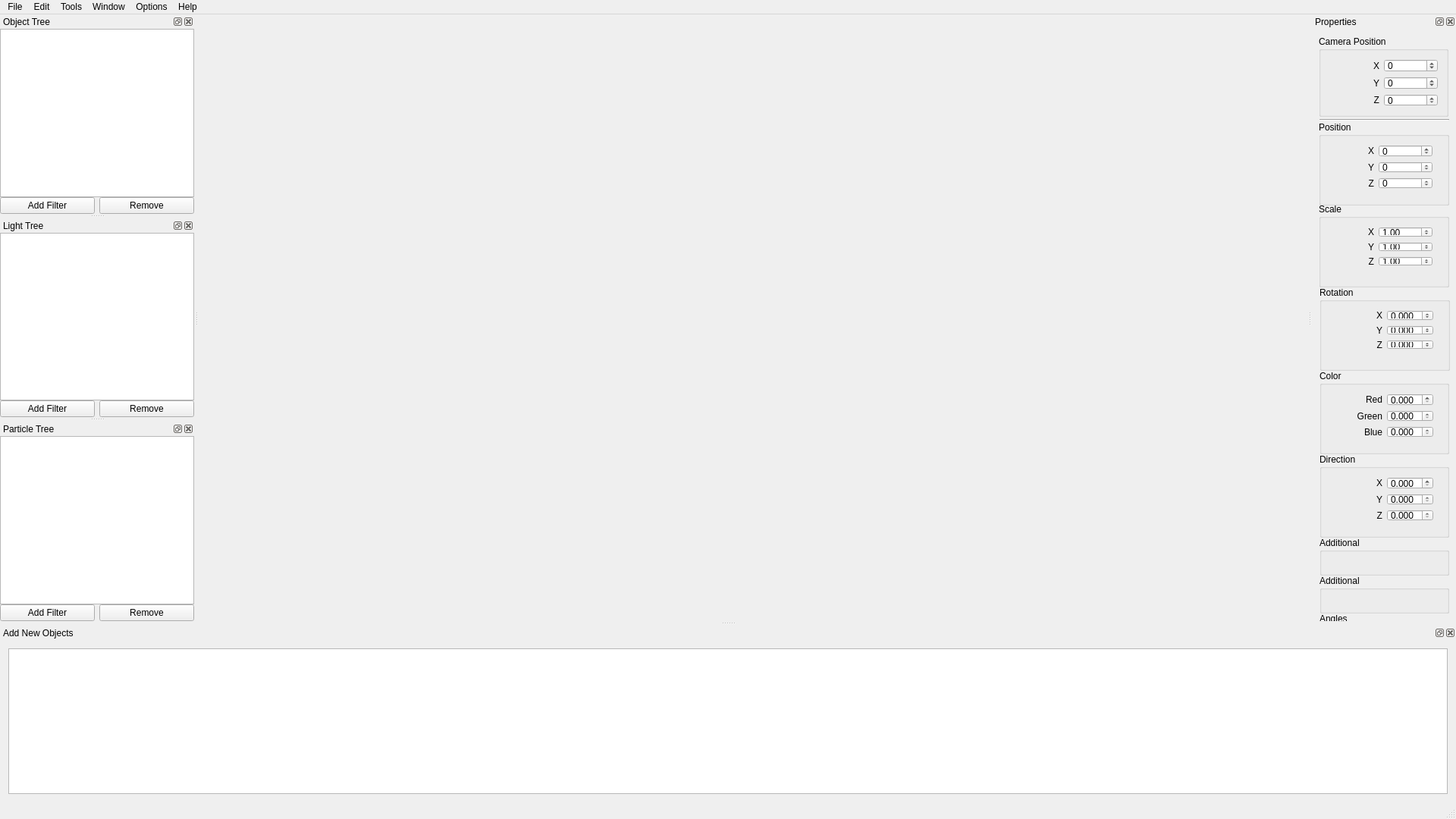
<?xml version="1.0" encoding="UTF-8"?>
<ui version="4.0">
 <class>MainWindow</class>
 <widget class="QMainWindow" name="MainWindow">
  <property name="geometry">
   <rect>
    <x>0</x>
    <y>0</y>
    <width>1920</width>
    <height>1080</height>
   </rect>
  </property>
  <property name="windowTitle">
   <string>MainWindow</string>
  </property>
  <property name="animated">
   <bool>false</bool>
  </property>
  <widget class="QWidget" name="centralWidget">
   <layout class="QVBoxLayout" name="verticalLayout">
    <property name="leftMargin">
     <number>0</number>
    </property>
    <property name="topMargin">
     <number>0</number>
    </property>
    <property name="rightMargin">
     <number>0</number>
    </property>
    <property name="bottomMargin">
     <number>0</number>
    </property>
    <item>
     <widget class="MyDX11Widget" name="m_RenderWidget" native="true">
      <property name="sizePolicy">
       <sizepolicy hsizetype="Preferred" vsizetype="Preferred">
        <horstretch>0</horstretch>
        <verstretch>0</verstretch>
       </sizepolicy>
      </property>
     </widget>
    </item>
   </layout>
  </widget>
  <widget class="QMenuBar" name="menuBar">
   <property name="geometry">
    <rect>
     <x>0</x>
     <y>0</y>
     <width>1920</width>
     <height>21</height>
    </rect>
   </property>
   <widget class="QMenu" name="menuFile">
    <property name="title">
     <string>File</string>
    </property>
    <addaction name="actionOpen"/>
    <addaction name="actionSave_2"/>
    <addaction name="actionSave"/>
    <addaction name="separator"/>
    <addaction name="actionExit"/>
   </widget>
   <widget class="QMenu" name="menuEdit">
    <property name="title">
     <string>Edit</string>
    </property>
   </widget>
   <widget class="QMenu" name="menuTools">
    <property name="title">
     <string>Tools</string>
    </property>
   </widget>
   <widget class="QMenu" name="menuOptions">
    <property name="title">
     <string>Options</string>
    </property>
   </widget>
   <widget class="QMenu" name="menuHelp">
    <property name="title">
     <string>Help</string>
    </property>
   </widget>
   <widget class="QMenu" name="menuView">
    <property name="title">
     <string>Window</string>
    </property>
    <addaction name="actionObject_Tree"/>
    <addaction name="actionLight_Tree"/>
    <addaction name="actionParticle_Tree"/>
    <addaction name="actionProperties"/>
    <addaction name="actionAdd_Object"/>
   </widget>
   <addaction name="menuFile"/>
   <addaction name="menuEdit"/>
   <addaction name="menuTools"/>
   <addaction name="menuView"/>
   <addaction name="menuOptions"/>
   <addaction name="menuHelp"/>
  </widget>
  <widget class="QStatusBar" name="statusBar"/>
  <widget class="QDockWidget" name="m_ObjectDockableWidget">
   <property name="windowTitle">
    <string>Object Tree</string>
   </property>
   <attribute name="dockWidgetArea">
    <number>1</number>
   </attribute>
   <widget class="QWidget" name="dockWidgetContents">
    <layout class="QGridLayout" name="gridLayout">
     <property name="leftMargin">
      <number>0</number>
     </property>
     <property name="topMargin">
      <number>0</number>
     </property>
     <property name="rightMargin">
      <number>0</number>
     </property>
     <property name="bottomMargin">
      <number>0</number>
     </property>
     <property name="spacing">
      <number>0</number>
     </property>
     <item row="1" column="0">
      <layout class="QHBoxLayout" name="horizontalLayout">
       <item>
        <widget class="QPushButton" name="m_ObjectTreeAddButton">
         <property name="toolTip">
          <string>Add a new filter</string>
         </property>
         <property name="text">
          <string>Add Filter</string>
         </property>
        </widget>
       </item>
       <item>
        <widget class="QPushButton" name="m_ObjectTreeRemoveButton">
         <property name="toolTip">
          <string>Remove item(s) or filter(s)</string>
         </property>
         <property name="text">
          <string>Remove</string>
         </property>
        </widget>
       </item>
      </layout>
     </item>
     <item row="0" column="0">
      <widget class="Tree" name="m_ObjectTree">
       <property name="styleSheet">
        <string notr="true"> QTreeView::branch:has-siblings:!adjoins-item {
     border-image: url(:/Pictures/Assets/stylesheet-vline.png) 0;
 }

 QTreeView::branch:has-siblings:adjoins-item {
     border-image:url(:/Pictures/Assets/stylesheet-branch-more.png) 0;
 }

 QTreeView::branch:!has-children:!has-siblings:adjoins-item {
     border-image: url(:/Pictures/Assets/stylesheet-branch-end.png) 0;
 }

 QTreeView::branch:has-children:!has-siblings:closed,
 QTreeView::branch:closed:has-children:has-siblings {
         border-image: none;
         image:url(:/Pictures/Assets/stylesheet-branch-closed.png);
 }

 QTreeView::branch:open:has-children:!has-siblings,
 QTreeView::branch:open:has-children:has-siblings  {
         border-image: none;
         image:url(:/Pictures/Assets/stylesheet-branch-open.png);
 }</string>
       </property>
       <property name="verticalScrollBarPolicy">
        <enum>Qt::ScrollBarAsNeeded</enum>
       </property>
       <property name="horizontalScrollBarPolicy">
        <enum>Qt::ScrollBarAsNeeded</enum>
       </property>
       <property name="dragEnabled">
        <bool>true</bool>
       </property>
       <property name="dragDropMode">
        <enum>QAbstractItemView::InternalMove</enum>
       </property>
       <property name="selectionMode">
        <enum>QAbstractItemView::ExtendedSelection</enum>
       </property>
       <attribute name="headerVisible">
        <bool>false</bool>
       </attribute>
       <column>
        <property name="text">
         <string notr="true">1</string>
        </property>
       </column>
      </widget>
     </item>
    </layout>
   </widget>
  </widget>
  <widget class="QDockWidget" name="m_ObjectTableDockableWidget">
   <property name="allowedAreas">
    <set>Qt::AllDockWidgetAreas</set>
   </property>
   <property name="windowTitle">
    <string>Add New Objects</string>
   </property>
   <attribute name="dockWidgetArea">
    <number>8</number>
   </attribute>
   <widget class="QWidget" name="dockWidgetContents_3">
    <layout class="QGridLayout" name="gridLayout_3">
     <item row="0" column="0">
      <widget class="Table" name="m_ObjectTable">
       <property name="editTriggers">
        <set>QAbstractItemView::NoEditTriggers</set>
       </property>
       <property name="selectionMode">
        <enum>QAbstractItemView::ExtendedSelection</enum>
       </property>
       <property name="showGrid">
        <bool>false</bool>
       </property>
       <property name="gridStyle">
        <enum>Qt::NoPen</enum>
       </property>
       <property name="cornerButtonEnabled">
        <bool>false</bool>
       </property>
       <property name="rowCount">
        <number>1</number>
       </property>
       <property name="columnCount">
        <number>0</number>
       </property>
       <attribute name="horizontalHeaderVisible">
        <bool>false</bool>
       </attribute>
       <attribute name="verticalHeaderVisible">
        <bool>false</bool>
       </attribute>
       <row/>
      </widget>
     </item>
    </layout>
   </widget>
  </widget>
  <widget class="QDockWidget" name="m_PropertiesDockableWidget">
   <property name="sizePolicy">
    <sizepolicy hsizetype="Preferred" vsizetype="Preferred">
     <horstretch>0</horstretch>
     <verstretch>0</verstretch>
    </sizepolicy>
   </property>
   <property name="minimumSize">
    <size>
     <width>190</width>
     <height>204</height>
    </size>
   </property>
   <property name="windowTitle">
    <string>Properties</string>
   </property>
   <attribute name="dockWidgetArea">
    <number>2</number>
   </attribute>
   <widget class="QWidget" name="dockWidgetContents_4">
    <widget class="QGroupBox" name="CameraPositionBox">
     <property name="geometry">
      <rect>
       <x>9</x>
       <y>9</y>
       <width>171</width>
       <height>107</height>
      </rect>
     </property>
     <property name="sizePolicy">
      <sizepolicy hsizetype="Preferred" vsizetype="Preferred">
       <horstretch>0</horstretch>
       <verstretch>0</verstretch>
      </sizepolicy>
     </property>
     <property name="title">
      <string>Camera Position</string>
     </property>
     <layout class="QGridLayout" name="gridLayout_4">
      <item row="0" column="0">
       <layout class="QGridLayout" name="gridLayout_2">
        <item row="1" column="0">
         <widget class="QLabel" name="label_3">
          <property name="text">
           <string>Y</string>
          </property>
          <property name="alignment">
           <set>Qt::AlignRight|Qt::AlignTrailing|Qt::AlignVCenter</set>
          </property>
         </widget>
        </item>
        <item row="2" column="0">
         <widget class="QLabel" name="label_2">
          <property name="text">
           <string>Z</string>
          </property>
          <property name="alignment">
           <set>Qt::AlignRight|Qt::AlignTrailing|Qt::AlignVCenter</set>
          </property>
         </widget>
        </item>
        <item row="0" column="0">
         <widget class="QLabel" name="label">
          <property name="text">
           <string>X</string>
          </property>
          <property name="alignment">
           <set>Qt::AlignRight|Qt::AlignTrailing|Qt::AlignVCenter</set>
          </property>
         </widget>
        </item>
        <item row="0" column="1">
         <widget class="QDoubleSpinBox" name="m_CameraPositionXBox">
          <property name="maximumSize">
           <size>
            <width>71</width>
            <height>16777215</height>
           </size>
          </property>
          <property name="toolTip">
           <string>Edit value</string>
          </property>
          <property name="frame">
           <bool>true</bool>
          </property>
          <property name="buttonSymbols">
           <enum>QAbstractSpinBox::UpDownArrows</enum>
          </property>
          <property name="decimals">
           <number>0</number>
          </property>
          <property name="minimum">
           <double>-999999.000000000000000</double>
          </property>
          <property name="maximum">
           <double>999999.000000000000000</double>
          </property>
         </widget>
        </item>
        <item row="1" column="1">
         <widget class="QDoubleSpinBox" name="m_CameraPositionYBox">
          <property name="maximumSize">
           <size>
            <width>71</width>
            <height>16777215</height>
           </size>
          </property>
          <property name="toolTip">
           <string>Edit value</string>
          </property>
          <property name="frame">
           <bool>true</bool>
          </property>
          <property name="buttonSymbols">
           <enum>QAbstractSpinBox::UpDownArrows</enum>
          </property>
          <property name="decimals">
           <number>0</number>
          </property>
          <property name="minimum">
           <double>-999999.000000000000000</double>
          </property>
          <property name="maximum">
           <double>999999.000000000000000</double>
          </property>
         </widget>
        </item>
        <item row="2" column="1">
         <widget class="QDoubleSpinBox" name="m_CameraPositionZBox">
          <property name="maximumSize">
           <size>
            <width>71</width>
            <height>16777215</height>
           </size>
          </property>
          <property name="toolTip">
           <string>Edit value</string>
          </property>
          <property name="frame">
           <bool>true</bool>
          </property>
          <property name="buttonSymbols">
           <enum>QAbstractSpinBox::UpDownArrows</enum>
          </property>
          <property name="decimals">
           <number>0</number>
          </property>
          <property name="minimum">
           <double>-999999.000000000000000</double>
          </property>
          <property name="maximum">
           <double>999999.000000000000000</double>
          </property>
         </widget>
        </item>
       </layout>
      </item>
     </layout>
    </widget>
    <widget class="QGroupBox" name="PositionBox">
     <property name="geometry">
      <rect>
       <x>9</x>
       <y>122</y>
       <width>172</width>
       <height>111</height>
      </rect>
     </property>
     <property name="title">
      <string>Position</string>
     </property>
     <widget class="QWidget" name="gridLayoutWidget_2">
      <property name="geometry">
       <rect>
        <x>10</x>
        <y>20</y>
        <width>151</width>
        <height>80</height>
       </rect>
      </property>
      <layout class="QGridLayout" name="gridLayout_5">
       <item row="1" column="0">
        <widget class="QLabel" name="label_5">
         <property name="text">
          <string>Y</string>
         </property>
         <property name="alignment">
          <set>Qt::AlignRight|Qt::AlignTrailing|Qt::AlignVCenter</set>
         </property>
        </widget>
       </item>
       <item row="2" column="0">
        <widget class="QLabel" name="label_6">
         <property name="text">
          <string>Z</string>
         </property>
         <property name="alignment">
          <set>Qt::AlignRight|Qt::AlignTrailing|Qt::AlignVCenter</set>
         </property>
        </widget>
       </item>
       <item row="0" column="0">
        <widget class="QLabel" name="label_4">
         <property name="text">
          <string>X</string>
         </property>
         <property name="alignment">
          <set>Qt::AlignRight|Qt::AlignTrailing|Qt::AlignVCenter</set>
         </property>
        </widget>
       </item>
       <item row="0" column="1">
        <widget class="QDoubleSpinBox" name="m_ObjectPositionXBox">
         <property name="maximumSize">
          <size>
           <width>71</width>
           <height>16777215</height>
          </size>
         </property>
         <property name="toolTip">
          <string>Edit value</string>
         </property>
         <property name="buttonSymbols">
          <enum>QAbstractSpinBox::UpDownArrows</enum>
         </property>
         <property name="decimals">
          <number>0</number>
         </property>
         <property name="minimum">
          <double>-999999.000000000000000</double>
         </property>
         <property name="maximum">
          <double>999999.000000000000000</double>
         </property>
        </widget>
       </item>
       <item row="1" column="1">
        <widget class="QDoubleSpinBox" name="m_ObjectPositionYBox">
         <property name="maximumSize">
          <size>
           <width>71</width>
           <height>16777215</height>
          </size>
         </property>
         <property name="toolTip">
          <string>Edit value</string>
         </property>
         <property name="buttonSymbols">
          <enum>QAbstractSpinBox::UpDownArrows</enum>
         </property>
         <property name="decimals">
          <number>0</number>
         </property>
         <property name="minimum">
          <double>-999999.000000000000000</double>
         </property>
         <property name="maximum">
          <double>999999.000000000000000</double>
         </property>
        </widget>
       </item>
       <item row="2" column="1">
        <widget class="QDoubleSpinBox" name="m_ObjectPositionZBox">
         <property name="maximumSize">
          <size>
           <width>71</width>
           <height>16777215</height>
          </size>
         </property>
         <property name="toolTip">
          <string>Edit value</string>
         </property>
         <property name="buttonSymbols">
          <enum>QAbstractSpinBox::UpDownArrows</enum>
         </property>
         <property name="decimals">
          <number>0</number>
         </property>
         <property name="minimum">
          <double>-999999.000000000000000</double>
         </property>
         <property name="maximum">
          <double>999999.000000000000000</double>
         </property>
        </widget>
       </item>
      </layout>
     </widget>
    </widget>
    <widget class="QGroupBox" name="ScaleBox">
     <property name="geometry">
      <rect>
       <x>9</x>
       <y>230</y>
       <width>172</width>
       <height>111</height>
      </rect>
     </property>
     <property name="title">
      <string>Scale</string>
     </property>
     <widget class="QWidget" name="gridLayoutWidget_3">
      <property name="geometry">
       <rect>
        <x>10</x>
        <y>20</y>
        <width>151</width>
        <height>74</height>
       </rect>
      </property>
      <layout class="QGridLayout" name="gridLayout_6">
       <item row="1" column="0">
        <widget class="QLabel" name="label_7">
         <property name="text">
          <string>Y</string>
         </property>
         <property name="alignment">
          <set>Qt::AlignRight|Qt::AlignTrailing|Qt::AlignVCenter</set>
         </property>
        </widget>
       </item>
       <item row="2" column="0">
        <widget class="QLabel" name="label_8">
         <property name="text">
          <string>Z</string>
         </property>
         <property name="alignment">
          <set>Qt::AlignRight|Qt::AlignTrailing|Qt::AlignVCenter</set>
         </property>
        </widget>
       </item>
       <item row="0" column="0">
        <widget class="QLabel" name="label_9">
         <property name="text">
          <string>X</string>
         </property>
         <property name="alignment">
          <set>Qt::AlignRight|Qt::AlignTrailing|Qt::AlignVCenter</set>
         </property>
        </widget>
       </item>
       <item row="0" column="1">
        <widget class="QDoubleSpinBox" name="m_ObjectScaleXBox">
         <property name="maximumSize">
          <size>
           <width>71</width>
           <height>16777215</height>
          </size>
         </property>
         <property name="toolTip">
          <string>Edit value</string>
         </property>
         <property name="buttonSymbols">
          <enum>QAbstractSpinBox::UpDownArrows</enum>
         </property>
         <property name="decimals">
          <number>2</number>
         </property>
         <property name="minimum">
          <double>-999999.000000000000000</double>
         </property>
         <property name="maximum">
          <double>999999.000000000000000</double>
         </property>
         <property name="value">
          <double>1.000000000000000</double>
         </property>
        </widget>
       </item>
       <item row="1" column="1">
        <widget class="QDoubleSpinBox" name="m_ObjectScaleYBox">
         <property name="maximumSize">
          <size>
           <width>71</width>
           <height>16777215</height>
          </size>
         </property>
         <property name="toolTip">
          <string>Edit value</string>
         </property>
         <property name="buttonSymbols">
          <enum>QAbstractSpinBox::UpDownArrows</enum>
         </property>
         <property name="decimals">
          <number>2</number>
         </property>
         <property name="minimum">
          <double>-999999.000000000000000</double>
         </property>
         <property name="maximum">
          <double>999999.000000000000000</double>
         </property>
         <property name="value">
          <double>1.000000000000000</double>
         </property>
        </widget>
       </item>
       <item row="2" column="1">
        <widget class="QDoubleSpinBox" name="m_ObjectScaleZBox">
         <property name="maximumSize">
          <size>
           <width>71</width>
           <height>16777215</height>
          </size>
         </property>
         <property name="toolTip">
          <string>Edit value</string>
         </property>
         <property name="buttonSymbols">
          <enum>QAbstractSpinBox::UpDownArrows</enum>
         </property>
         <property name="decimals">
          <number>2</number>
         </property>
         <property name="minimum">
          <double>-999999.000000000000000</double>
         </property>
         <property name="maximum">
          <double>999999.000000000000000</double>
         </property>
         <property name="value">
          <double>1.000000000000000</double>
         </property>
        </widget>
       </item>
      </layout>
     </widget>
    </widget>
    <widget class="QGroupBox" name="RotationBox">
     <property name="geometry">
      <rect>
       <x>10</x>
       <y>340</y>
       <width>172</width>
       <height>111</height>
      </rect>
     </property>
     <property name="title">
      <string>Rotation</string>
     </property>
     <widget class="QWidget" name="gridLayoutWidget_4">
      <property name="geometry">
       <rect>
        <x>10</x>
        <y>20</y>
        <width>151</width>
        <height>74</height>
       </rect>
      </property>
      <layout class="QGridLayout" name="gridLayout_7">
       <item row="0" column="0">
        <widget class="QLabel" name="label_10">
         <property name="text">
          <string>X</string>
         </property>
         <property name="alignment">
          <set>Qt::AlignRight|Qt::AlignTrailing|Qt::AlignVCenter</set>
         </property>
        </widget>
       </item>
       <item row="1" column="0">
        <widget class="QLabel" name="label_11">
         <property name="text">
          <string>Y</string>
         </property>
         <property name="alignment">
          <set>Qt::AlignRight|Qt::AlignTrailing|Qt::AlignVCenter</set>
         </property>
        </widget>
       </item>
       <item row="2" column="0">
        <widget class="QLabel" name="label_12">
         <property name="text">
          <string>Z</string>
         </property>
         <property name="alignment">
          <set>Qt::AlignRight|Qt::AlignTrailing|Qt::AlignVCenter</set>
         </property>
        </widget>
       </item>
       <item row="0" column="1">
        <widget class="QDoubleSpinBox" name="m_ObjectRotationXBox">
         <property name="maximumSize">
          <size>
           <width>71</width>
           <height>16777215</height>
          </size>
         </property>
         <property name="toolTip">
          <string>Edit value</string>
         </property>
         <property name="frame">
          <bool>true</bool>
         </property>
         <property name="buttonSymbols">
          <enum>QAbstractSpinBox::UpDownArrows</enum>
         </property>
         <property name="decimals">
          <number>3</number>
         </property>
         <property name="minimum">
          <double>-6.280000000000000</double>
         </property>
         <property name="maximum">
          <double>6.280000000000000</double>
         </property>
         <property name="value">
          <double>0.000000000000000</double>
         </property>
        </widget>
       </item>
       <item row="2" column="1">
        <widget class="QDoubleSpinBox" name="m_ObjectRotationYBox">
         <property name="maximumSize">
          <size>
           <width>71</width>
           <height>16777215</height>
          </size>
         </property>
         <property name="toolTip">
          <string>Edit value</string>
         </property>
         <property name="buttonSymbols">
          <enum>QAbstractSpinBox::UpDownArrows</enum>
         </property>
         <property name="decimals">
          <number>3</number>
         </property>
         <property name="minimum">
          <double>-6.280000000000000</double>
         </property>
         <property name="maximum">
          <double>6.280000000000000</double>
         </property>
        </widget>
       </item>
       <item row="1" column="1">
        <widget class="QDoubleSpinBox" name="m_ObjectRotationZBox">
         <property name="maximumSize">
          <size>
           <width>71</width>
           <height>16777215</height>
          </size>
         </property>
         <property name="toolTip">
          <string>Edit value</string>
         </property>
         <property name="buttonSymbols">
          <enum>QAbstractSpinBox::UpDownArrows</enum>
         </property>
         <property name="decimals">
          <number>3</number>
         </property>
         <property name="minimum">
          <double>-6.280000000000000</double>
         </property>
         <property name="maximum">
          <double>6.280000000000000</double>
         </property>
        </widget>
       </item>
      </layout>
     </widget>
    </widget>
    <widget class="Line" name="line">
     <property name="geometry">
      <rect>
       <x>10</x>
       <y>110</y>
       <width>171</width>
       <height>20</height>
      </rect>
     </property>
     <property name="sizePolicy">
      <sizepolicy hsizetype="Fixed" vsizetype="Fixed">
       <horstretch>0</horstretch>
       <verstretch>0</verstretch>
      </sizepolicy>
     </property>
     <property name="orientation">
      <enum>Qt::Horizontal</enum>
     </property>
    </widget>
    <widget class="QGroupBox" name="ColorBox">
     <property name="geometry">
      <rect>
       <x>10</x>
       <y>450</y>
       <width>171</width>
       <height>111</height>
      </rect>
     </property>
     <property name="title">
      <string>Color</string>
     </property>
     <widget class="QWidget" name="gridLayoutWidget">
      <property name="geometry">
       <rect>
        <x>10</x>
        <y>20</y>
        <width>151</width>
        <height>80</height>
       </rect>
      </property>
      <layout class="QGridLayout" name="gridLayout_8">
       <item row="2" column="0">
        <widget class="QLabel" name="label_15">
         <property name="text">
          <string>Blue</string>
         </property>
         <property name="alignment">
          <set>Qt::AlignRight|Qt::AlignTrailing|Qt::AlignVCenter</set>
         </property>
        </widget>
       </item>
       <item row="0" column="0">
        <widget class="QLabel" name="label_13">
         <property name="text">
          <string>Red</string>
         </property>
         <property name="alignment">
          <set>Qt::AlignRight|Qt::AlignTrailing|Qt::AlignVCenter</set>
         </property>
        </widget>
       </item>
       <item row="1" column="0">
        <widget class="QLabel" name="label_14">
         <property name="text">
          <string>Green</string>
         </property>
         <property name="alignment">
          <set>Qt::AlignRight|Qt::AlignTrailing|Qt::AlignVCenter</set>
         </property>
        </widget>
       </item>
       <item row="1" column="1">
        <widget class="QDoubleSpinBox" name="m_LightColorYBox">
         <property name="decimals">
          <number>3</number>
         </property>
         <property name="maximum">
          <double>1.000000000000000</double>
         </property>
        </widget>
       </item>
       <item row="2" column="1">
        <widget class="QDoubleSpinBox" name="m_LightColorZBox">
         <property name="decimals">
          <number>3</number>
         </property>
         <property name="maximum">
          <double>1.000000000000000</double>
         </property>
        </widget>
       </item>
       <item row="0" column="1">
        <widget class="QDoubleSpinBox" name="m_LightColorXBox">
         <property name="maximumSize">
          <size>
           <width>71</width>
           <height>16777215</height>
          </size>
         </property>
         <property name="decimals">
          <number>3</number>
         </property>
         <property name="maximum">
          <double>1.000000000000000</double>
         </property>
        </widget>
       </item>
      </layout>
     </widget>
    </widget>
    <widget class="QGroupBox" name="DirectionBox">
     <property name="geometry">
      <rect>
       <x>10</x>
       <y>560</y>
       <width>171</width>
       <height>111</height>
      </rect>
     </property>
     <property name="title">
      <string>Direction</string>
     </property>
     <widget class="QWidget" name="gridLayoutWidget_5">
      <property name="geometry">
       <rect>
        <x>10</x>
        <y>20</y>
        <width>151</width>
        <height>80</height>
       </rect>
      </property>
      <layout class="QGridLayout" name="gridLayout_11">
       <item row="2" column="0">
        <widget class="QLabel" name="label_16">
         <property name="text">
          <string>Z</string>
         </property>
         <property name="alignment">
          <set>Qt::AlignRight|Qt::AlignTrailing|Qt::AlignVCenter</set>
         </property>
        </widget>
       </item>
       <item row="0" column="0">
        <widget class="QLabel" name="label_17">
         <property name="text">
          <string>X</string>
         </property>
         <property name="alignment">
          <set>Qt::AlignRight|Qt::AlignTrailing|Qt::AlignVCenter</set>
         </property>
        </widget>
       </item>
       <item row="1" column="0">
        <widget class="QLabel" name="label_18">
         <property name="text">
          <string>Y</string>
         </property>
         <property name="alignment">
          <set>Qt::AlignRight|Qt::AlignTrailing|Qt::AlignVCenter</set>
         </property>
        </widget>
       </item>
       <item row="1" column="1">
        <widget class="QDoubleSpinBox" name="m_LightDirectionYBox">
         <property name="decimals">
          <number>3</number>
         </property>
         <property name="maximum">
          <double>1.000000000000000</double>
         </property>
        </widget>
       </item>
       <item row="2" column="1">
        <widget class="QDoubleSpinBox" name="m_LightDirectionZBox">
         <property name="decimals">
          <number>3</number>
         </property>
         <property name="maximum">
          <double>1.000000000000000</double>
         </property>
        </widget>
       </item>
       <item row="0" column="1">
        <widget class="QDoubleSpinBox" name="m_LightDirectionXBox">
         <property name="maximumSize">
          <size>
           <width>71</width>
           <height>16777215</height>
          </size>
         </property>
         <property name="decimals">
          <number>3</number>
         </property>
         <property name="maximum">
          <double>1.000000000000000</double>
         </property>
        </widget>
       </item>
      </layout>
     </widget>
    </widget>
    <widget class="QGroupBox" name="AdditionalBox_1">
     <property name="geometry">
      <rect>
       <x>10</x>
       <y>670</y>
       <width>171</width>
       <height>51</height>
      </rect>
     </property>
     <property name="title">
      <string>Additional</string>
     </property>
     <widget class="QWidget" name="gridLayoutWidget_6">
      <property name="geometry">
       <rect>
        <x>10</x>
        <y>20</y>
        <width>151</width>
        <height>22</height>
       </rect>
      </property>
      <layout class="QGridLayout" name="gridLayout_12">
       <item row="0" column="0">
        <widget class="QLabel" name="label_20">
         <property name="text">
          <string>Intensity</string>
         </property>
         <property name="alignment">
          <set>Qt::AlignRight|Qt::AlignTrailing|Qt::AlignVCenter</set>
         </property>
        </widget>
       </item>
       <item row="0" column="1">
        <widget class="QDoubleSpinBox" name="m_LightAdditionalBox1">
         <property name="maximumSize">
          <size>
           <width>71</width>
           <height>16777215</height>
          </size>
         </property>
         <property name="decimals">
          <number>3</number>
         </property>
         <property name="maximum">
          <double>1.000000000000000</double>
         </property>
        </widget>
       </item>
      </layout>
     </widget>
    </widget>
    <widget class="QGroupBox" name="AdditionalBox_2">
     <property name="geometry">
      <rect>
       <x>10</x>
       <y>720</y>
       <width>171</width>
       <height>51</height>
      </rect>
     </property>
     <property name="title">
      <string>Additional</string>
     </property>
     <widget class="QWidget" name="gridLayoutWidget_7">
      <property name="geometry">
       <rect>
        <x>10</x>
        <y>20</y>
        <width>151</width>
        <height>22</height>
       </rect>
      </property>
      <layout class="QGridLayout" name="gridLayout_13">
       <item row="0" column="0">
        <widget class="QLabel" name="label_21">
         <property name="text">
          <string>Range</string>
         </property>
         <property name="alignment">
          <set>Qt::AlignRight|Qt::AlignTrailing|Qt::AlignVCenter</set>
         </property>
        </widget>
       </item>
       <item row="0" column="1">
        <widget class="QDoubleSpinBox" name="m_LightAdditionalBox2">
         <property name="maximumSize">
          <size>
           <width>71</width>
           <height>16777215</height>
          </size>
         </property>
         <property name="decimals">
          <number>0</number>
         </property>
         <property name="maximum">
          <double>999999999.000000000000000</double>
         </property>
        </widget>
       </item>
      </layout>
     </widget>
    </widget>
    <widget class="QGroupBox" name="AngleBox">
     <property name="geometry">
      <rect>
       <x>10</x>
       <y>770</y>
       <width>171</width>
       <height>91</height>
      </rect>
     </property>
     <property name="title">
      <string>Angles</string>
     </property>
     <widget class="QWidget" name="gridLayoutWidget_8">
      <property name="geometry">
       <rect>
        <x>10</x>
        <y>20</y>
        <width>151</width>
        <height>61</height>
       </rect>
      </property>
      <layout class="QGridLayout" name="gridLayout_14">
       <item row="0" column="0">
        <widget class="QLabel" name="label_22">
         <property name="text">
          <string>X</string>
         </property>
         <property name="alignment">
          <set>Qt::AlignRight|Qt::AlignTrailing|Qt::AlignVCenter</set>
         </property>
        </widget>
       </item>
       <item row="0" column="1">
        <widget class="QDoubleSpinBox" name="m_LightAngleXBox">
         <property name="maximumSize">
          <size>
           <width>71</width>
           <height>16777215</height>
          </size>
         </property>
         <property name="decimals">
          <number>3</number>
         </property>
         <property name="maximum">
          <double>6.280000000000000</double>
         </property>
        </widget>
       </item>
       <item row="1" column="1">
        <widget class="QDoubleSpinBox" name="m_LightAngleYBox">
         <property name="decimals">
          <number>3</number>
         </property>
         <property name="maximum">
          <double>6.280000000000000</double>
         </property>
        </widget>
       </item>
       <item row="1" column="0">
        <widget class="QLabel" name="label_23">
         <property name="text">
          <string>Y</string>
         </property>
         <property name="alignment">
          <set>Qt::AlignRight|Qt::AlignTrailing|Qt::AlignVCenter</set>
         </property>
        </widget>
       </item>
      </layout>
     </widget>
    </widget>
    <widget class="QGroupBox" name="PositionBox_2">
     <property name="geometry">
      <rect>
       <x>10</x>
       <y>860</y>
       <width>172</width>
       <height>111</height>
      </rect>
     </property>
     <property name="title">
      <string>Position</string>
     </property>
     <widget class="QWidget" name="gridLayoutWidget_9">
      <property name="geometry">
       <rect>
        <x>10</x>
        <y>20</y>
        <width>151</width>
        <height>80</height>
       </rect>
      </property>
      <layout class="QGridLayout" name="gridLayout_15">
       <item row="1" column="0">
        <widget class="QLabel" name="label_19">
         <property name="text">
          <string>Y</string>
         </property>
         <property name="alignment">
          <set>Qt::AlignRight|Qt::AlignTrailing|Qt::AlignVCenter</set>
         </property>
        </widget>
       </item>
       <item row="2" column="0">
        <widget class="QLabel" name="label_24">
         <property name="text">
          <string>Z</string>
         </property>
         <property name="alignment">
          <set>Qt::AlignRight|Qt::AlignTrailing|Qt::AlignVCenter</set>
         </property>
        </widget>
       </item>
       <item row="0" column="0">
        <widget class="QLabel" name="label_25">
         <property name="text">
          <string>X</string>
         </property>
         <property name="alignment">
          <set>Qt::AlignRight|Qt::AlignTrailing|Qt::AlignVCenter</set>
         </property>
        </widget>
       </item>
       <item row="0" column="1">
        <widget class="QDoubleSpinBox" name="m_LightPositionXBox">
         <property name="maximumSize">
          <size>
           <width>71</width>
           <height>16777215</height>
          </size>
         </property>
         <property name="toolTip">
          <string>Edit value</string>
         </property>
         <property name="buttonSymbols">
          <enum>QAbstractSpinBox::UpDownArrows</enum>
         </property>
         <property name="decimals">
          <number>0</number>
         </property>
         <property name="minimum">
          <double>-999999.000000000000000</double>
         </property>
         <property name="maximum">
          <double>999999.000000000000000</double>
         </property>
        </widget>
       </item>
       <item row="1" column="1">
        <widget class="QDoubleSpinBox" name="m_LightPositionYBox">
         <property name="maximumSize">
          <size>
           <width>71</width>
           <height>16777215</height>
          </size>
         </property>
         <property name="toolTip">
          <string>Edit value</string>
         </property>
         <property name="buttonSymbols">
          <enum>QAbstractSpinBox::UpDownArrows</enum>
         </property>
         <property name="decimals">
          <number>0</number>
         </property>
         <property name="minimum">
          <double>-999999.000000000000000</double>
         </property>
         <property name="maximum">
          <double>999999.000000000000000</double>
         </property>
        </widget>
       </item>
       <item row="2" column="1">
        <widget class="QDoubleSpinBox" name="m_LightPositionZBox">
         <property name="maximumSize">
          <size>
           <width>71</width>
           <height>16777215</height>
          </size>
         </property>
         <property name="toolTip">
          <string>Edit value</string>
         </property>
         <property name="buttonSymbols">
          <enum>QAbstractSpinBox::UpDownArrows</enum>
         </property>
         <property name="decimals">
          <number>0</number>
         </property>
         <property name="minimum">
          <double>-999999.000000000000000</double>
         </property>
         <property name="maximum">
          <double>999999.000000000000000</double>
         </property>
        </widget>
       </item>
      </layout>
     </widget>
    </widget>
   </widget>
  </widget>
  <widget class="QDockWidget" name="m_LightTreeDockableWidget">
   <property name="windowTitle">
    <string>Light Tree</string>
   </property>
   <attribute name="dockWidgetArea">
    <number>1</number>
   </attribute>
   <widget class="QWidget" name="dockWidgetContents_6">
    <layout class="QGridLayout" name="gridLayout_10">
     <property name="leftMargin">
      <number>0</number>
     </property>
     <property name="topMargin">
      <number>0</number>
     </property>
     <property name="rightMargin">
      <number>0</number>
     </property>
     <property name="bottomMargin">
      <number>0</number>
     </property>
     <property name="spacing">
      <number>0</number>
     </property>
     <item row="0" column="0">
      <widget class="Tree" name="m_LightTree">
       <property name="enabled">
        <bool>true</bool>
       </property>
       <property name="styleSheet">
        <string notr="true"> QTreeView::branch:has-siblings:!adjoins-item {
     border-image: url(:/Pictures/Assets/stylesheet-vline.png) 0;
 }

 QTreeView::branch:has-siblings:adjoins-item {
     border-image:url(:/Pictures/Assets/stylesheet-branch-more.png) 0;
 }

 QTreeView::branch:!has-children:!has-siblings:adjoins-item {
     border-image: url(:/Pictures/Assets/stylesheet-branch-end.png) 0;
 }

 QTreeView::branch:has-children:!has-siblings:closed,
 QTreeView::branch:closed:has-children:has-siblings {
         border-image: none;
         image:url(:/Pictures/Assets/stylesheet-branch-closed.png);
 }

 QTreeView::branch:open:has-children:!has-siblings,
 QTreeView::branch:open:has-children:has-siblings  {
         border-image: none;
         image:url(:/Pictures/Assets/stylesheet-branch-open.png);
 }</string>
       </property>
       <property name="verticalScrollBarPolicy">
        <enum>Qt::ScrollBarAsNeeded</enum>
       </property>
       <property name="horizontalScrollBarPolicy">
        <enum>Qt::ScrollBarAsNeeded</enum>
       </property>
       <property name="dragEnabled">
        <bool>true</bool>
       </property>
       <property name="dragDropMode">
        <enum>QAbstractItemView::InternalMove</enum>
       </property>
       <property name="selectionMode">
        <enum>QAbstractItemView::ExtendedSelection</enum>
       </property>
       <attribute name="headerVisible">
        <bool>false</bool>
       </attribute>
       <column>
        <property name="text">
         <string notr="true">1</string>
        </property>
       </column>
      </widget>
     </item>
     <item row="1" column="0">
      <layout class="QHBoxLayout" name="horizontalLayout_2">
       <item>
        <widget class="QPushButton" name="m_LightTreeAddButton">
         <property name="toolTip">
          <string>Add a new filter</string>
         </property>
         <property name="text">
          <string>Add Filter</string>
         </property>
        </widget>
       </item>
       <item>
        <widget class="QPushButton" name="m_LightTreeRemoveButton">
         <property name="toolTip">
          <string>Remove item(s) or filter(s)</string>
         </property>
         <property name="text">
          <string>Remove</string>
         </property>
        </widget>
       </item>
      </layout>
     </item>
    </layout>
   </widget>
  </widget>
  <widget class="QDockWidget" name="m_ParticleTreeDockableWidget">
   <property name="windowTitle">
    <string>Particle Tree</string>
   </property>
   <attribute name="dockWidgetArea">
    <number>1</number>
   </attribute>
   <widget class="QWidget" name="dockWidgetContents_14">
    <layout class="QGridLayout" name="gridLayout_9">
     <property name="leftMargin">
      <number>0</number>
     </property>
     <property name="topMargin">
      <number>0</number>
     </property>
     <property name="rightMargin">
      <number>0</number>
     </property>
     <property name="bottomMargin">
      <number>0</number>
     </property>
     <property name="spacing">
      <number>0</number>
     </property>
     <item row="0" column="0">
      <widget class="Tree" name="m_ParticleTree">
       <property name="styleSheet">
        <string notr="true"> QTreeView::branch:has-siblings:!adjoins-item {
     border-image: url(:/Pictures/Assets/stylesheet-vline.png) 0;
 }

 QTreeView::branch:has-siblings:adjoins-item {
     border-image:url(:/Pictures/Assets/stylesheet-branch-more.png) 0;
 }

 QTreeView::branch:!has-children:!has-siblings:adjoins-item {
     border-image: url(:/Pictures/Assets/stylesheet-branch-end.png) 0;
 }

 QTreeView::branch:has-children:!has-siblings:closed,
 QTreeView::branch:closed:has-children:has-siblings {
         border-image: none;
         image:url(:/Pictures/Assets/stylesheet-branch-closed.png);
 }

 QTreeView::branch:open:has-children:!has-siblings,
 QTreeView::branch:open:has-children:has-siblings  {
         border-image: none;
         image:url(:/Pictures/Assets/stylesheet-branch-open.png);
 }</string>
       </property>
       <property name="verticalScrollBarPolicy">
        <enum>Qt::ScrollBarAsNeeded</enum>
       </property>
       <property name="horizontalScrollBarPolicy">
        <enum>Qt::ScrollBarAsNeeded</enum>
       </property>
       <property name="dragEnabled">
        <bool>true</bool>
       </property>
       <property name="dragDropMode">
        <enum>QAbstractItemView::InternalMove</enum>
       </property>
       <property name="selectionMode">
        <enum>QAbstractItemView::ExtendedSelection</enum>
       </property>
       <attribute name="headerVisible">
        <bool>false</bool>
       </attribute>
       <column>
        <property name="text">
         <string notr="true">1</string>
        </property>
       </column>
      </widget>
     </item>
     <item row="1" column="0">
      <layout class="QHBoxLayout" name="horizontalLayout_4">
       <item>
        <widget class="QPushButton" name="m_ParticleTreeAddButton">
         <property name="toolTip">
          <string>Add a new filter</string>
         </property>
         <property name="text">
          <string>Add Filter</string>
         </property>
        </widget>
       </item>
       <item>
        <widget class="QPushButton" name="m_ParticleTreeRemoveButton">
         <property name="toolTip">
          <string>Remove item(s) or filter(s)</string>
         </property>
         <property name="text">
          <string>Remove</string>
         </property>
        </widget>
       </item>
      </layout>
     </item>
    </layout>
   </widget>
  </widget>
  <action name="actionOpen">
   <property name="text">
    <string>Open</string>
   </property>
   <property name="shortcut">
    <string>Ctrl+O</string>
   </property>
  </action>
  <action name="actionSave">
   <property name="text">
    <string>Save As...</string>
   </property>
   <property name="shortcut">
    <string>Ctrl+Shift+S</string>
   </property>
  </action>
  <action name="actionExit">
   <property name="text">
    <string>Exit</string>
   </property>
   <property name="shortcut">
    <string>Esc</string>
   </property>
  </action>
  <action name="actionObject_Tree">
   <property name="text">
    <string>Object Tree</string>
   </property>
   <property name="shortcut">
    <string>Ctrl+Shift+O</string>
   </property>
  </action>
  <action name="actionSave_2">
   <property name="text">
    <string>Save</string>
   </property>
   <property name="shortcut">
    <string>Ctrl+S</string>
   </property>
  </action>
  <action name="actionProperties">
   <property name="text">
    <string>Properties</string>
   </property>
   <property name="shortcut">
    <string>Ctrl+P</string>
   </property>
  </action>
  <action name="actionAdd_Object">
   <property name="text">
    <string>Add Object</string>
   </property>
   <property name="shortcut">
    <string>Ctrl+A</string>
   </property>
  </action>
  <action name="actionParticle_Tree">
   <property name="text">
    <string>Particle Tree</string>
   </property>
   <property name="shortcut">
    <string>Ctrl+Shift+P</string>
   </property>
  </action>
  <action name="actionLight_Tree">
   <property name="text">
    <string>Light Tree</string>
   </property>
   <property name="shortcut">
    <string>Ctrl+Shift+L</string>
   </property>
  </action>
 </widget>
 <layoutdefault spacing="6" margin="11"/>
 <customwidgets>
  <customwidget>
   <class>MyDX11Widget</class>
   <extends>QWidget</extends>
   <header>MyDX11Widget.h</header>
   <container>1</container>
  </customwidget>
  <customwidget>
   <class>Tree</class>
   <extends>QTreeWidget</extends>
   <header>tree.h</header>
  </customwidget>
  <customwidget>
   <class>Table</class>
   <extends>QTableWidget</extends>
   <header>table.h</header>
  </customwidget>
 </customwidgets>
 <tabstops>
  <tabstop>m_ObjectTree</tabstop>
  <tabstop>m_ObjectTreeAddButton</tabstop>
  <tabstop>m_ObjectTreeRemoveButton</tabstop>
  <tabstop>m_LightTree</tabstop>
  <tabstop>m_LightTreeAddButton</tabstop>
  <tabstop>m_LightTreeRemoveButton</tabstop>
  <tabstop>m_ParticleTree</tabstop>
  <tabstop>m_ParticleTreeAddButton</tabstop>
  <tabstop>m_ParticleTreeRemoveButton</tabstop>
  <tabstop>m_ObjectTable</tabstop>
  <tabstop>m_CameraPositionXBox</tabstop>
  <tabstop>m_CameraPositionYBox</tabstop>
  <tabstop>m_CameraPositionZBox</tabstop>
  <tabstop>m_ObjectPositionXBox</tabstop>
  <tabstop>m_ObjectPositionYBox</tabstop>
  <tabstop>m_ObjectPositionZBox</tabstop>
  <tabstop>m_ObjectScaleXBox</tabstop>
  <tabstop>m_ObjectScaleYBox</tabstop>
  <tabstop>m_ObjectScaleZBox</tabstop>
  <tabstop>m_ObjectRotationXBox</tabstop>
  <tabstop>m_ObjectRotationZBox</tabstop>
  <tabstop>m_ObjectRotationYBox</tabstop>
 </tabstops>
 <resources/>
 <connections>
  <connection>
   <sender>m_ObjectTable</sender>
   <signal>itemDoubleClicked(QTableWidgetItem*)</signal>
   <receiver>MainWindow</receiver>
   <slot>addObject(QTableWidgetItem*)</slot>
   <hints>
    <hint type="sourcelabel">
     <x>639</x>
     <y>594</y>
    </hint>
    <hint type="destinationlabel">
     <x>672</x>
     <y>243</y>
    </hint>
   </hints>
  </connection>
 </connections>
 <slots>
  <slot>addObject(QTableWidgetItem*)</slot>
 </slots>
</ui>
